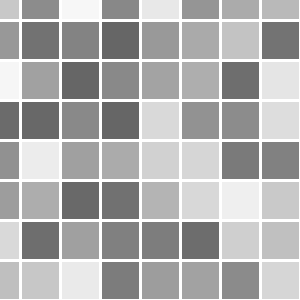
Frame 1 (no input)
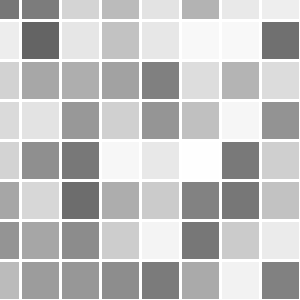
Frame 60 (the mouse pressed at the canvas centre just before this capture)
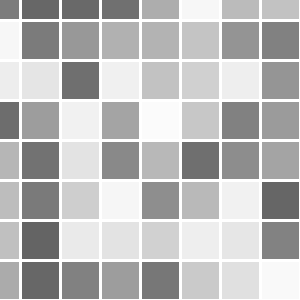
Frame 120 (the mouse held since frame 60 and released just before this capture)

The Processing sketch that drew these frames (run headless with seeded random() and noise(); from frame 60 on, the mouse is pressed at the canvas centre):

// Processing sketch: Mozaik_Background
// ── Mozaik_Background.pde

void setup () {
  
  size (300, 300);
  strokeWeight (3);
  rectMode (CENTER);
  
}

void draw () {
  
  background (20);
  stroke (255);
  
  for (int y = 0; y < height; y += 40) {
    for (int x = 0; x < width; x += 40) {
      
      fill (random (100,255));
      rect (x,y,40,40);
      
      if (x % 20 == 0 || y % 20 == 0) {
        continue;
      }
      
    }
  }
  
}
